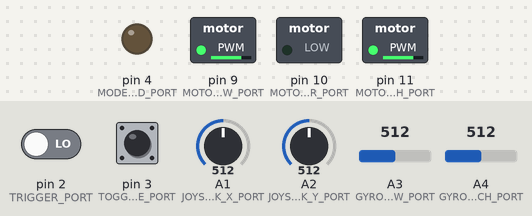
Bench run of a sketch on a simulated Arduino Uno, built with avr-gcc and run on an emulated ATmega328P. Parts: switched loads named in the sketch (green lamp = pin HIGH), output pins drawn as LEDs (lit = HIGH). Dashed ring = blinking. The inputs (shaded band) are chosen by the test bench; at power-on: A1 (JOYSTICK_X_PORT) = 512, A2 (JOYSTICK_Y_PORT) = 512, pin 3 (TOGGLE_MODE_PORT) HIGH, A3 (GYRO_YAW_PORT) = 512, A4 (GYRO_PITCH_PORT) = 512, pin 2 (TRIGGER_PORT) LOW.

Above: at 2.2 s.
2.3 s: A1 (JOYSTICK_X_PORT) set to 490
At 2.56 s:
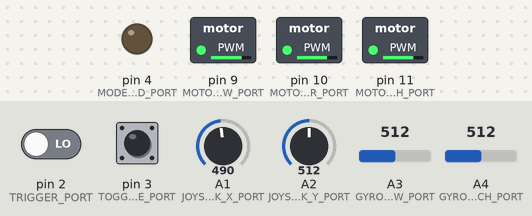
5.3 s: A2 (JOYSTICK_Y_PORT) set to 490
At 5.64 s:
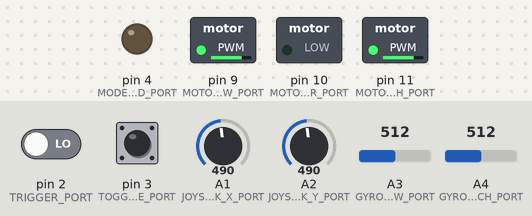
8.3 s: pin 3 (TOGGLE_MODE_PORT) pulled LOW for 0.15 s
At 8.95 s:
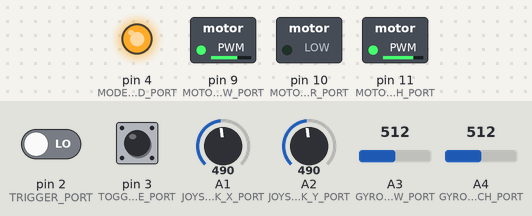
11.3 s: A3 (GYRO_YAW_PORT) set to 535
14.3 s: A3 (GYRO_YAW_PORT) set to 560
17.3 s: A4 (GYRO_PITCH_PORT) set to 541
20.3 s: A4 (GYRO_PITCH_PORT) set to 571
At 20.52 s:
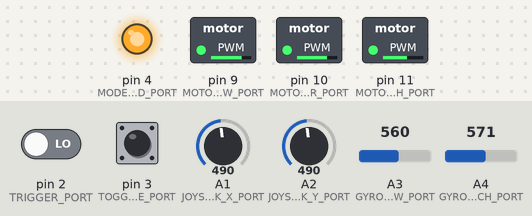
Timing chart, 0 to 24.3 s (numbered marks = the images above; inputs shaded):
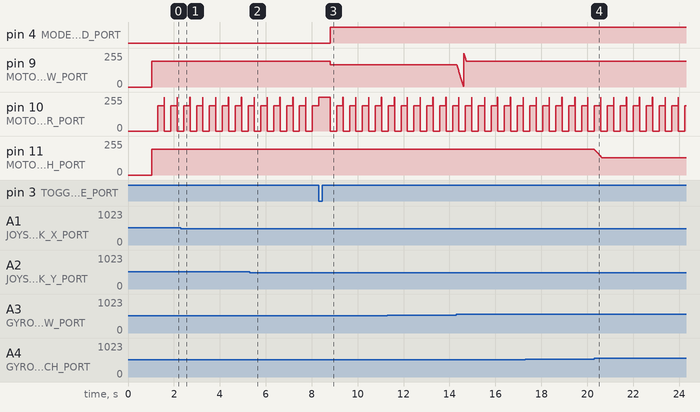

The sketch:

code.ino
```cpp
/**
 * Controller wires:
 * Blue1: GND (for joystick Y)
 * Yellow: +5V (for joystick X)
 * Blue2 (White): GND (for joystick Y)
 * Green: +5V (for joystick Y)
 * Gray: GND (for trigger button)
 * White: TRIGGER_PORT
 * Orange: JOYSTICK_Y_PORT
 * Violet: JOYSTICK_X_PORT
 */

/**
 * NERF gun wires:
 * Red: Vin
 * Brown: GND
 * Green: MOTOR_TRIGGER_PORT
 * Yellow: MOTOR_PITCH_PORT
 * White: MOTOR_YAW_PORT
**/

typedef enum MODE { MODE_JOYSTICK = 0, MODE_GYRO = 1};

const int JOYSTICK_X_PORT = A1;
const int JOYSTICK_Y_PORT = A2;
const int GYRO_YAW_PORT = A3;
const int GYRO_PITCH_PORT = A4;
const int TRIGGER_PORT = 2;
const int TOGGLE_MODE_PORT = 3;
const int MODE_LED_PORT = 4;

const int MOTOR_YAW_PORT = 9;
const int MOTOR_PITCH_PORT = 11;
const int MOTOR_TRIGGER_PORT = 10;

unsigned int trigger_count = 0;

bool trigger_on = false;
int program_mode = MODE_JOYSTICK;

double gyro_yaw_zero_voltage = 2.5;
double gyro_pitch_zero_voltage = 2.5;
const double GYRO_VOLTAGE = 5;
const double GYRO_SENSITIVITY = 1.1;
const double GYRO_THRESHOLD = 0.18;

double gyro_yaw = 0;
double gyro_pitch = 0;
double gyro_yaw_rate = 0;
double gyro_pitch_rate = 0;

float gyro_pitch_rate_correction = 0;
float gyro_yaw_rate_correction = 0;

int last_update_time = 0;

void update_gyro(int delay_ms) {
  gyro_pitch_rate = analogRead(GYRO_PITCH_PORT) / 1023.0 * GYRO_VOLTAGE - gyro_pitch_zero_voltage;
  gyro_yaw_rate = analogRead(GYRO_YAW_PORT) / 1023.0 * GYRO_VOLTAGE - gyro_yaw_zero_voltage;

  gyro_pitch_rate = gyro_pitch_rate / GYRO_SENSITIVITY;
  gyro_yaw_rate = gyro_yaw_rate / GYRO_SENSITIVITY;

  int delta = (millis() - last_update_time);

  if (gyro_pitch_rate < -GYRO_THRESHOLD || gyro_pitch_rate > GYRO_THRESHOLD) {
    gyro_pitch += gyro_pitch_rate * delta;
  }

  if (gyro_yaw_rate < -GYRO_THRESHOLD || gyro_yaw_rate > GYRO_THRESHOLD) {
    gyro_yaw += gyro_yaw_rate * delta;
  }

  if (gyro_pitch > 90) gyro_pitch = 90;
  else if (gyro_pitch < -90) gyro_pitch = -90;

  if (gyro_yaw > 90) gyro_yaw = 90;
  else if (gyro_yaw < -90) gyro_yaw = -90;

  last_update_time = millis();
}

void calibrate_gyro() {
  double yaw_sum = 0;
  double pitch_sum = 0;
  for (int i = 0; i < 100; i++) {
    yaw_sum += analogRead(GYRO_YAW_PORT);
    pitch_sum += analogRead(GYRO_PITCH_PORT);
    delay(10);
  }

  gyro_pitch_zero_voltage = pitch_sum / 100.0 / 1023.0 * GYRO_VOLTAGE;
  gyro_yaw_zero_voltage = yaw_sum / 100.0 / 1023.0 * GYRO_VOLTAGE;


  //gyro_yaw_rate_correction = yaw_rate_sum / 100;
  //gyro_pitch_rate_correction = pitch_rate_sum / 100;

  gyro_pitch = 0;
  gyro_yaw = 0;
}

void setup() {
  Serial.begin(9600);

  pinMode(MOTOR_YAW_PORT, OUTPUT);
  pinMode(MOTOR_PITCH_PORT, OUTPUT);
  pinMode(MOTOR_TRIGGER_PORT, OUTPUT);
  pinMode(MODE_LED_PORT, OUTPUT);

  pinMode(TRIGGER_PORT, INPUT);
  pinMode(TOGGLE_MODE_PORT, INPUT);

  calibrate_gyro();
}

void loop() {
  int joy_x = analogRead(JOYSTICK_X_PORT);
  int joy_y = analogRead(JOYSTICK_Y_PORT);
  bool press_trigger = digitalRead(TRIGGER_PORT);
  bool toggle_mode = digitalRead(TOGGLE_MODE_PORT);

  if (toggle_mode == LOW) {
    program_mode = !program_mode;
    delay(500);
  }

  trigger_on = !press_trigger;

  unsigned char yaw_pwm, pitch_pwm, trigger_pwm;

  if (program_mode == MODE_JOYSTICK) {
    pitch_pwm = map(joy_y, 0, 1023, 128, 255);
    yaw_pwm = map(joy_x, 0, 1023, 128, 255);
    // Reverse direction
    pitch_pwm = 255 + 128 - pitch_pwm;
    yaw_pwm = 255 + 128 - yaw_pwm;
  } else {
    pitch_pwm = map(gyro_pitch, -90, 90, 128, 255);
    yaw_pwm = map(gyro_yaw, -35, 15, 128, 255);
    // Reverse direction
    yaw_pwm = 255 + 128 - yaw_pwm;
    pitch_pwm = 255 + 128 - pitch_pwm;
  }


  update_gyro(10);

  /*if (press_trigger == LOW) {
    trigger_pwm = 254;
  } else {
    trigger_pwm = 190;
  }*/


  /*if (press_trigger == LOW) {
    trigger_on = !trigger_on;
    delay(500);
  }*/

  if (trigger_on && trigger_count > 500) {
    trigger_pwm = 254;
    trigger_count = 0;
  } else if (trigger_on && trigger_count > 250){
    trigger_pwm = 190;
    trigger_count += 10;

  } else if (trigger_on) {
    trigger_count += 10;
  } else  {
    trigger_count = 0;
    trigger_pwm = 190;
  }

  digitalWrite(MODE_LED_PORT, (int) program_mode);
  analogWrite(MOTOR_PITCH_PORT, pitch_pwm);
  analogWrite(MOTOR_YAW_PORT, yaw_pwm);
  analogWrite(MOTOR_TRIGGER_PORT, trigger_pwm);


  /*
  Serial.print("Mode: ");
  Serial.print((int)program_mode);
  Serial.print("Joystick X: ");
  Serial.print(joy_x);
  Serial.print("\tJoystick Y: ");
  Serial.print(joy_y);
  Serial.print("\tGyro yaw: ");
  Serial.print(gyro_yaw);
  Serial.print("\tGyro pitch: ");
  Serial.print(gyro_pitch);
  Serial.print("\t Yaw: ");
  Serial.print(yaw_pwm);
  Serial.print("\t Pitch: ");
  Serial.print(pitch_pwm);
  Serial.print("\t Trigger: ");
  Serial.print(press_trigger);
  Serial.print("\t trigger_count: ");
  Serial.println(trigger_count);
  */

  delay(10);
}
```

Measured:
- the behaviour switches between 552 and 553 on A4 (GYRO_PITCH_PORT) (found by bisection; images 3 and 4)
- after the input at 2.3 s, pin 9 (MOTOR_YAW_PORT): 192/255 → 195/255 at once
- after the input at 5.3 s, pin 11 (MOTOR_PITCH_PORT): 192/255 → 195/255 at once
- after the input at 8.3 s, pin 4 (MODE_LED_PORT): LOW → HIGH after 0.51 s; pin 9 (MOTOR_YAW_PORT): 195/255 → 167/255 after 0.51 s; pin 11 (MOTOR_PITCH_PORT): 195/255 → 192/255 after 0.51 s
- after the input at 20.3 s, pin 11 (MOTOR_PITCH_PORT): moves from 192/255 to 128/255 over 0.34 s, starting at once
- by itself, pin 10 (MOTOR_TRIGGER_PORT): repeats every 0.56 s: 254/255 0.01 s, 0/255 0.28 s, 190/255 0.27 s
